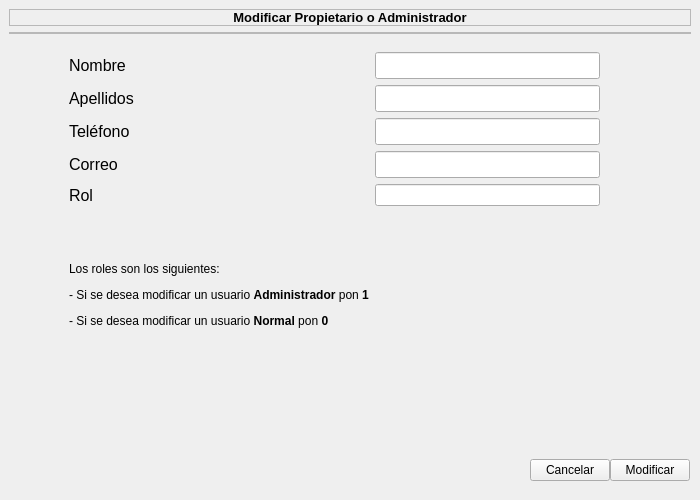
<?xml version="1.0" encoding="UTF-8"?>
<ui version="4.0">
 <class>EditarPropietario</class>
 <widget class="QMainWindow" name="EditarPropietario">
  <property name="geometry">
   <rect>
    <x>0</x>
    <y>0</y>
    <width>700</width>
    <height>500</height>
   </rect>
  </property>
  <property name="minimumSize">
   <size>
    <width>700</width>
    <height>500</height>
   </size>
  </property>
  <property name="maximumSize">
   <size>
    <width>700</width>
    <height>500</height>
   </size>
  </property>
  <property name="windowTitle">
   <string>MainWindow</string>
  </property>
  <widget class="QWidget" name="centralwidget">
   <layout class="QVBoxLayout" name="verticalLayout">
    <property name="spacing">
     <number>0</number>
    </property>
    <property name="leftMargin">
     <number>0</number>
    </property>
    <property name="topMargin">
     <number>0</number>
    </property>
    <property name="rightMargin">
     <number>0</number>
    </property>
    <property name="bottomMargin">
     <number>0</number>
    </property>
    <item>
     <widget class="QWidget" name="widget" native="true">
      <property name="maximumSize">
       <size>
        <width>16777215</width>
        <height>180</height>
       </size>
      </property>
      <property name="styleSheet">
       <string notr="true"/>
      </property>
      <layout class="QVBoxLayout" name="verticalLayout_2">
       <item>
        <widget class="QFrame" name="frame_2">
         <property name="maximumSize">
          <size>
           <width>16777215</width>
           <height>80</height>
          </size>
         </property>
         <property name="frameShape">
          <enum>QFrame::StyledPanel</enum>
         </property>
         <property name="frameShadow">
          <enum>QFrame::Raised</enum>
         </property>
         <layout class="QGridLayout" name="gridLayout">
          <property name="leftMargin">
           <number>0</number>
          </property>
          <property name="topMargin">
           <number>0</number>
          </property>
          <property name="rightMargin">
           <number>0</number>
          </property>
          <property name="bottomMargin">
           <number>0</number>
          </property>
          <property name="spacing">
           <number>0</number>
          </property>
          <item row="0" column="0">
           <widget class="QLabel" name="label">
            <property name="maximumSize">
             <size>
              <width>16777215</width>
              <height>50</height>
             </size>
            </property>
            <property name="font">
             <font>
              <pointsize>10</pointsize>
              <weight>75</weight>
              <bold>true</bold>
             </font>
            </property>
            <property name="text">
             <string>Modificar Propietario o Administrador</string>
            </property>
            <property name="alignment">
             <set>Qt::AlignCenter</set>
            </property>
           </widget>
          </item>
         </layout>
        </widget>
       </item>
       <item>
        <widget class="QFrame" name="frame">
         <property name="maximumSize">
          <size>
           <width>16777215</width>
           <height>100</height>
          </size>
         </property>
         <property name="frameShape">
          <enum>QFrame::StyledPanel</enum>
         </property>
         <property name="frameShadow">
          <enum>QFrame::Raised</enum>
         </property>
         <layout class="QGridLayout" name="gridLayout_2">
          <property name="leftMargin">
           <number>0</number>
          </property>
          <property name="topMargin">
           <number>0</number>
          </property>
          <property name="rightMargin">
           <number>0</number>
          </property>
          <property name="bottomMargin">
           <number>0</number>
          </property>
          <property name="spacing">
           <number>0</number>
          </property>
         </layout>
        </widget>
       </item>
      </layout>
     </widget>
    </item>
    <item>
     <widget class="QWidget" name="widget_2" native="true">
      <property name="styleSheet">
       <string notr="true"/>
      </property>
      <layout class="QVBoxLayout" name="verticalLayout_3">
       <property name="spacing">
        <number>0</number>
       </property>
       <property name="leftMargin">
        <number>0</number>
       </property>
       <property name="topMargin">
        <number>0</number>
       </property>
       <property name="rightMargin">
        <number>0</number>
       </property>
       <property name="bottomMargin">
        <number>0</number>
       </property>
       <item>
        <widget class="QWidget" name="widget_3" native="true">
         <property name="minimumSize">
          <size>
           <width>0</width>
           <height>345</height>
          </size>
         </property>
         <property name="styleSheet">
          <string notr="true"/>
         </property>
         <layout class="QGridLayout" name="gridLayout_3">
          <property name="leftMargin">
           <number>69</number>
          </property>
          <property name="rightMargin">
           <number>100</number>
          </property>
          <item row="0" column="2">
           <widget class="QLineEdit" name="nombre_propietario_txt">
            <property name="font">
             <font>
              <pointsize>12</pointsize>
             </font>
            </property>
           </widget>
          </item>
          <item row="4" column="2">
           <widget class="QLineEdit" name="rol_propietario_txt"/>
          </item>
          <item row="2" column="0">
           <widget class="QLabel" name="label_5">
            <property name="font">
             <font>
              <pointsize>12</pointsize>
             </font>
            </property>
            <property name="text">
             <string>Teléfono</string>
            </property>
           </widget>
          </item>
          <item row="0" column="0">
           <widget class="QLabel" name="label_3">
            <property name="font">
             <font>
              <pointsize>12</pointsize>
             </font>
            </property>
            <property name="text">
             <string>Nombre</string>
            </property>
           </widget>
          </item>
          <item row="5" column="0">
           <widget class="QLabel" name="label_9">
            <property name="minimumSize">
             <size>
              <width>0</width>
              <height>60</height>
             </size>
            </property>
            <property name="text">
             <string>&lt;html&gt;&lt;head/&gt;&lt;body&gt;&lt;p&gt;Los roles son los siguientes:&lt;/p&gt;&lt;p&gt;- Si se desea modificar un usuario &lt;span style=&quot; font-weight:600;&quot;&gt;Administrador&lt;/span&gt; pon &lt;span style=&quot; font-weight:600;&quot;&gt;1&lt;/span&gt;&lt;/p&gt;&lt;p&gt;- Si se desea modificar un usuario &lt;span style=&quot; font-weight:600;&quot;&gt;Normal&lt;/span&gt; pon &lt;span style=&quot; font-weight:600;&quot;&gt;0&lt;/span&gt;&lt;/p&gt;&lt;/body&gt;&lt;/html&gt;</string>
            </property>
           </widget>
          </item>
          <item row="3" column="0">
           <widget class="QLabel" name="label_6">
            <property name="font">
             <font>
              <pointsize>12</pointsize>
             </font>
            </property>
            <property name="text">
             <string>Correo</string>
            </property>
           </widget>
          </item>
          <item row="2" column="2">
           <widget class="QLineEdit" name="telefono_propietario_txt">
            <property name="font">
             <font>
              <pointsize>12</pointsize>
             </font>
            </property>
           </widget>
          </item>
          <item row="3" column="2">
           <widget class="QLineEdit" name="correo_propietario_txt">
            <property name="font">
             <font>
              <pointsize>12</pointsize>
             </font>
            </property>
           </widget>
          </item>
          <item row="4" column="0">
           <widget class="QLabel" name="label_8">
            <property name="font">
             <font>
              <pointsize>12</pointsize>
             </font>
            </property>
            <property name="text">
             <string>Rol</string>
            </property>
           </widget>
          </item>
          <item row="1" column="0">
           <widget class="QLabel" name="label_4">
            <property name="font">
             <font>
              <pointsize>12</pointsize>
             </font>
            </property>
            <property name="text">
             <string>Apellidos</string>
            </property>
           </widget>
          </item>
          <item row="1" column="2">
           <widget class="QLineEdit" name="apellido_propietario_txt">
            <property name="font">
             <font>
              <pointsize>12</pointsize>
             </font>
            </property>
           </widget>
          </item>
         </layout>
        </widget>
       </item>
       <item alignment="Qt::AlignRight">
        <widget class="QWidget" name="widget_4" native="true">
         <property name="sizePolicy">
          <sizepolicy hsizetype="Preferred" vsizetype="Expanding">
           <horstretch>0</horstretch>
           <verstretch>0</verstretch>
          </sizepolicy>
         </property>
         <property name="minimumSize">
          <size>
           <width>0</width>
           <height>150</height>
          </size>
         </property>
         <property name="maximumSize">
          <size>
           <width>16777215</width>
           <height>150</height>
          </size>
         </property>
         <property name="styleSheet">
          <string notr="true"/>
         </property>
         <layout class="QHBoxLayout" name="horizontalLayout">
          <property name="spacing">
           <number>0</number>
          </property>
          <property name="leftMargin">
           <number>0</number>
          </property>
          <property name="topMargin">
           <number>90</number>
          </property>
          <property name="rightMargin">
           <number>10</number>
          </property>
          <property name="bottomMargin">
           <number>0</number>
          </property>
          <item>
           <widget class="QPushButton" name="cancelar_admin_btn">
            <property name="text">
             <string>Cancelar</string>
            </property>
           </widget>
          </item>
          <item>
           <widget class="QPushButton" name="agregar_admin_btn">
            <property name="text">
             <string>Modificar</string>
            </property>
           </widget>
          </item>
         </layout>
        </widget>
       </item>
      </layout>
     </widget>
    </item>
   </layout>
  </widget>
 </widget>
 <resources/>
 <connections/>
</ui>
